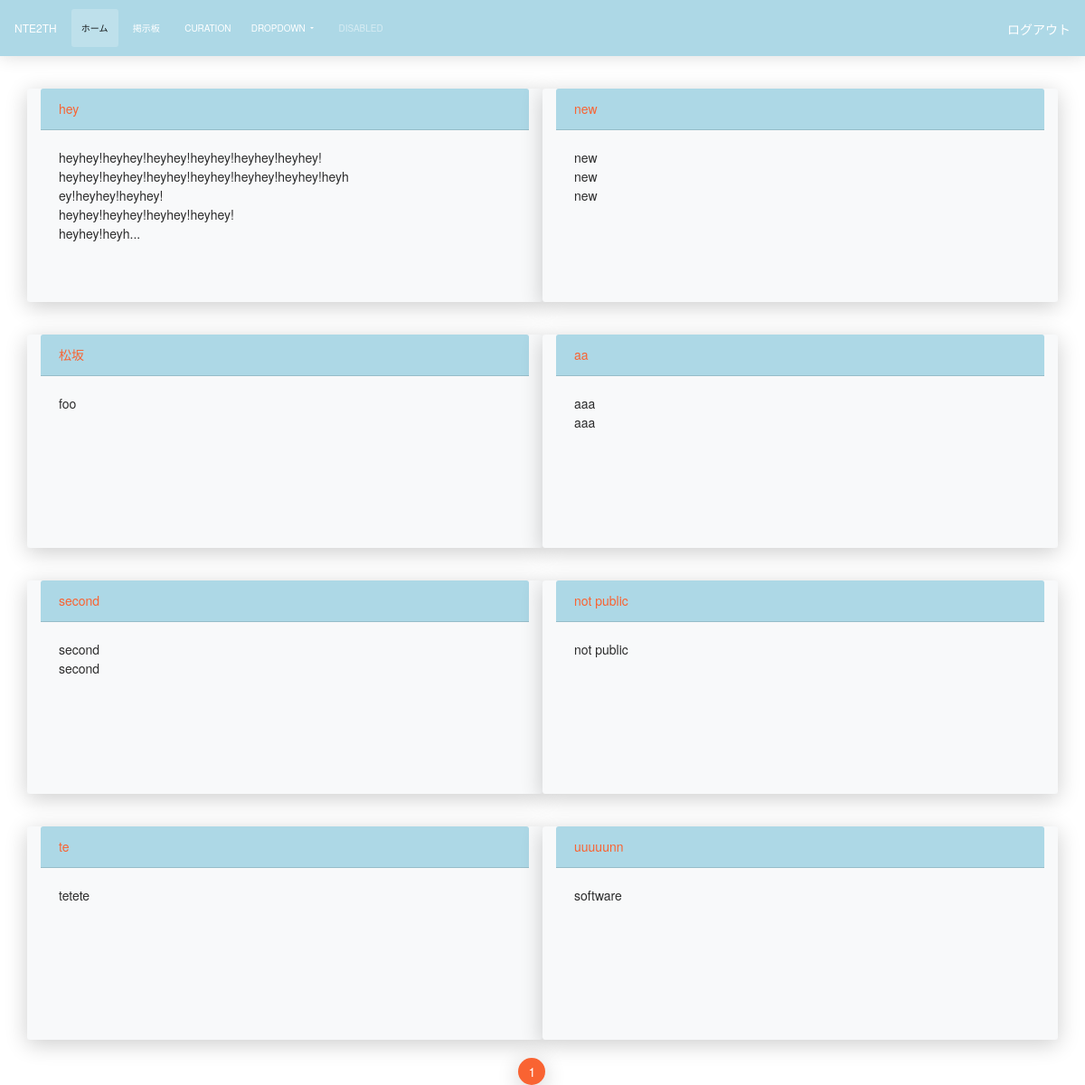
The app's page /curation/my_article/ (signed in) with its own data.
### user_auth/models.py (models this page shows, shortened)
class User(AbstractUser):
    class Meta(AbstractUser.Meta):
        db_table = 'user'

### curation/models.py (models this page shows, shortened)
class Article(models.Model):
    title = models.CharField('記事名', max_length=30)
    body = models.TextField('内容')
    admin = models.ForeignKey(User, on_delete=models.CASCADE, related_name='article_admin_user')
    thumbnail = models.ImageField('サムネイル', upload_to='media/', blank=True)
    community = models.ForeignKey(Community, on_delete=models.CASCADE, default=int)
    is_public = models.BooleanField('公開非公開設定', default=True)
    comment = models.ManyToManyField(Comment, verbose_name='コメント', blank=True)
    like_user = models.ManyToManyField(User, verbose_name='いいねしたユーザー', related_name='article_like_user',blank=True)
    created_at = models.DateTimeField('作成日時', auto_now_add=True)
    updated_at = models.DateTimeField('更新日時', auto_now=True)
    def summary(self):
        if len(self.body) < 150:
            return self.body
        else:
            return self.body[:150] + '...'

### curation/views.py (the view)
# urls.py: path('my_article/', views.my_article, name='my_article'),
@login_required
def my_article(request):
    try:
        articles = Article.objects.filter(admin_id=request.user.id).order_by('-updated_at')
    except Article.DoesNotExist:
        raise Http404
    is_exists = articles.exists()
    paginator = Paginator(articles, 14)
    page = request.GET.get('page')
    try:
        articles = paginator.page(page)
    except (PageNotAnInteger, EmptyPage):
        articles = paginator.page(1)
    return render(request, 'curation/my_article.html',
                  {'articles': articles,
                   'is_exists': is_exists})

### curation/templates/curation/my_article.html (shortened to what this page needs)
{% extends 'curation/base.html' %}
{% load board_tag %}
{% load widget_tweaks %}
{% block content %}
<div class="container">
    <div class="album">
        <div class="row">
            {% for article in articles %}
            <div class="card col-sm-6 well bg-light mt-3">
                <div class="card-header w-100 well" style="background-color: #add8e6;">
                    <a href="{% url 'curation:article_detail' article.community_id article.id %}">{{ article.title }}</a>
                </div>
                <div class="card-body row well">
                    <div class="col-8">
                        {{ article.summary | linebreaksbr }}
                    </div>
                </div>
            </div>
            {% endfor %}
        </div>
    </div>
    {% if is_exists %}
        <nav class="justify-content-center col-6 mx-auto" aria-label="Page navigation">
            <ul class="pagination pagination-primary w-25 mx-auto">
                {% if articles.has_previous %}
                    <li class="page-item">
                        <a class="page-link" href="?page={{ article.previous_page_number }}" aria-label="Previous">
                            <span aria-hidden="true">&laquo;</span>
                        </a>
                    </li>
                {% else %}
                    <li class="page-item disabled">
                        <a class="page-link" href="#">
                        </a>
                    </li>
                {% endif %}
                {% for link_page in articles.paginator.page_range %}
                    {% if link_page == articles.number %}
                        <li class="page-item active">
                            <a class="page-link" href="?page={{ link_page }}">{{ link_page }}</a>
                        </li>
                    {% else %}
                        <li class="page-item">
                            <a class="page-link" href="?page={{ link_page }}">{{ link_page }}</a>
                        </li>
                    {% endif %}
                {% endfor %}
            </ul>
        </nav>
    {% else %}
        <div class="w-50 mx-auto mt-5">
            <h4 class="text-center">記事が存在しません</h4>
        </div>
    {% endif %}
</div>
{% endblock %}

### curation/templates/curation/base.html (shortened to what this page needs)
{% load static %}
{% load widget_tweaks %}
<!DOCTYPE html>
<html lang="ja">
<head>
    <link rel="stylesheet" href="https://stackpath.bootstrapcdn.com/bootstrap/4.1.0/css/bootstrap.min.css">
    <link rel="stylesheet" href="{% static 'css/curation.css' %}">
    <link rel="stylesheet" href="{% static 'css/now-ui-kit/css/now-ui-kit.css' %}">
    <link rel="stylesheet" href="{% static 'css/now-ui-kit/css/demo.css' %}">
</head>
<body>
<nav class="navbar navbar-expand-sm navbar-light sticky-top" style="background-color: #add8e6;">
  <a class="navbar-brand" href="{% url 'my_page' %}">{{ user.username }}</a>
  <div class="collapse navbar-collapse" id="navbarSupportedContent">
    <ul class="navbar-nav mr-auto">
      <li class="nav-item active">
        <a class="nav-link" href="{% url 'posts:index' %}">ホーム<span class="sr-only">(current)</span></a>
      </li>
      <li class="nav-item">
        <a class="nav-link" href="{% url 'board:home' %}">掲示板</a>
      </li>
      <li>
          <a class="nav-link" href="{% url 'curation:home' %}">Curation</a>
      </li>
      <li class="nav-item dropdown">
        <a class="nav-link dropdown-toggle" href="#" id="navbarDropdown" role="button" data-toggle="dropdown" aria-haspopup="true" aria-expanded="false">
          Dropdown
        </a>
      </li>
      <li class="nav-item">
        <a class="nav-link disabled" href="#">Disabled</a>
      </li>
    </ul>
    {% if user.is_authenticated %}
        <li><a href="{% url 'logout' %}" class="nav-item">ログアウト</a></li>
    {% else %}
        <li><a href="{% url 'login' %}" class="nav-item text-dark">ログイン</a></li>
    {% endif %}
  </div>
</nav>
{% block content %}
{% endblock %}
</body>
</html>

### static/css/curation.css (style rules this page uses)
html, body { height: 100%; }
li { list-style: none; }

### records on screen
User: username "NTE2TH"
Article: title "hey", summary "heyhey!heyhey!heyhey!heyhey!heyhey!heyhey! heyhey!heyhey!heyhey!heyhey!heyhey!heyhey!heyhey!heyhey!heyhey! heyhey!heyhey!heyhey!heyhey! heyhey!heyh..."
Article: title "new", summary "new new new"
Article: title "松坂", summary "foo"
Article: title "aa", summary "aaa aaa"
Article: title "second", summary "second second"
Article: title "not public", summary "not public"
Article: title "te", summary "tetete"
Article: title "uuuuunn", summary "software"

### other values on screen
{{ link_page }} "1"
